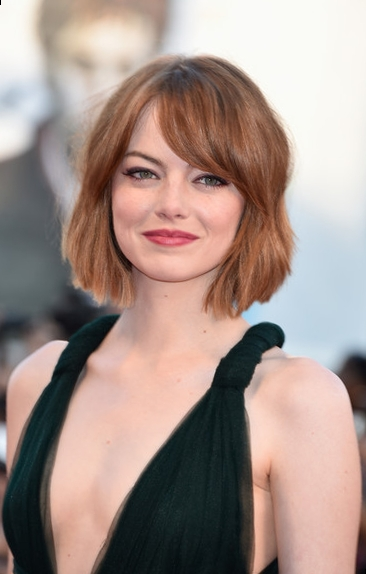
#> input picture py-canny/pictures/origin/img.png, 366 x 574 px
$ python double_thresh.py
#> lines starting #> are read from the running program, lines starting #| are printed output that depends on the picture
### py-canny/noise_reduction.py
# STEP1: NOISE REDUCTION
# Input:    Starting image
# Output:   Noise reducted image


# Import libraries
import numpy as np
import cv2
import matplotlib.pyplot as plt


# Gaussian kernel: G(x, y) = 1/(2*pi*sigma^2)*exp[-(x^2+y^2)/(2*sigma^2)]
# This function create a 2D Gaussian kernel, and it is normalized so that the sum of all its values is 1.
# This allows to maintain the same brightness in the image.
def gauss_kernel(size_kernel=3, sigma=1):

    # G(x, y) = 1/(2*pi*sigma^2)*exp[-(x^2+y^2)/(2*sigma^2)]

    # Create the kernel
    kernel = np.zeros((size_kernel, size_kernel))

    # Get the center of the kernel
    center = size_kernel // 2

    normal = 1 / (2.0 * np.pi * sigma**2)

    # Fill the kernel
    for i in range(size_kernel):
        for j in range(size_kernel):
            x, y = i - center, j - center
            kernel[i, j] = np.exp(-(x**2 + y**2) / (2.0*sigma**2))

    # Normalize the kernel
    return kernel / kernel.sum()


# This function performs the noise reduction.
# This is a prelimanry step which is needed before detecting edge of the image.
# It uses the Gaussian smoothing filter in order to reduce noise.
# [21 lines left out: function denoise_conv_manual, not called in this run]


def denoise(in_image, size_kernel=5, sigma=1):

    # Create a kernel
    kernel = gauss_kernel(size_kernel, sigma)

    # Apply the kernel as a convolution through the filter2D function
    # -1 means that the output image will have the same depth as the input image
    filtered_image = cv2.filter2D(in_image, -1, kernel)

    # cv2.fastNlMeansDenoising(in_image, filtered_image, 10, 7, 21)
    # return cv2.GaussianBlur(in_image, (size_kernel, size_kernel), sigma)
    return filtered_image


# [20 lines that do not run on import are left out]

### py-canny/grad_calc.py
import numpy as np
import cv2
import matplotlib.pyplot as plt
from PIL import Image
from scipy import ndimage


def sobel_filter(image):
    # Find the direction and change it to degree
    # theta = np.arctan2(sobely_64, sobelx_64)
    # return (mag, theta)

    # Read the image shape
    im_shape = image.shape

    # Define the kernels
    kernel_x = np.array([[-1, 0, 1], [-2, 0, 2], [-1, 0, 1]])
    kernel_y = np.array([[-1, -2, -1], [0, 0, 0], [1, 2, 1]])

    # Reshape the kernels as 1D arrays
    image = image.reshape(image.size)
    kernel_x = kernel_x.reshape(kernel_x.size)
    kernel_y = kernel_y.reshape(kernel_y.size)

    # Apply kernels to the image using 2D convolution
    im_x = np.abs(np.convolve(image, kernel_x, mode='same'))
    im_y = np.abs(np.convolve(image, kernel_y, mode='same'))

    # Reshape the image to its original shape
    im_x = im_x.reshape(im_shape)
    im_y = im_y.reshape(im_shape)

    # Combine the results to produce the final image
    im_sobel = np.sqrt(np.square(im_x) + np.square(im_y))

    # Normalize the image
    im_sobel = im_sobel / np.max(im_sobel) * 255

    # Find the direction and change it to degree
    theta = np.arctan2(im_y, im_x)

    return (im_sobel, theta)


# [21 lines that do not run on import are left out]

### py-canny/double_thresh.py
import numpy as np
import cv2
import matplotlib.pyplot as plt
from PIL import Image
from grad_calc import sobel_filter
from noise_reduction import denoise


def threshold(img, lowThresholdRatio=0.5, highThresholdRatio=0.17):

    # Calculate the high and low threshold
    highThreshold = img.max() * highThresholdRatio
    lowThreshold = highThreshold * lowThresholdRatio

    # Get the dimensions of the image
    M, N = img.shape
    res = np.zeros((M, N), dtype=np.uint8)

    # Strong and weak edges
    weak = np.uint8(75)
    strong = np.uint8(255)

    # Get the indices of the strong and weak edges
    strong_i, strong_j = np.where(img >= highThreshold)
    weak_i, weak_j = np.where((img <= highThreshold) & (img >= lowThreshold))
    # zeros_i, zeros_j = np.where(img < lowThreshold)

    # Set the strong edges
    res[strong_i, strong_j] = strong
    res[weak_i, weak_j] = weak

    # res[zeros_i, zeros_j] = 0

    return (res, weak, strong)


if __name__ == '__main__':

    img = cv2.imread('pictures/origin/img.png')
#> img is the input picture: shape (574, 366, 3); mean B, G, R 138.2, 145.5, 164.8

    # img_arr = np.array(img)
    img_arr = cv2.cvtColor(img, cv2.COLOR_BGR2GRAY)
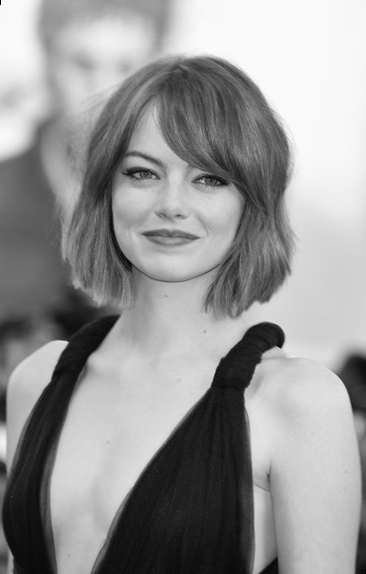
#> img_arr: shape (574, 366); min 0, max 254, mean 150.4
    # img_arr = cv2.fastNlMeansDenoising(img_arr, None, 20, 7, 21)

    # Apply denoise
    img_den = denoise(img_arr)

    # Apply the sobel filter
    img_sobel, theta = sobel_filter(img_arr)
#> in sobel_filter, `im_x = im_x.reshape(im_shape)`:
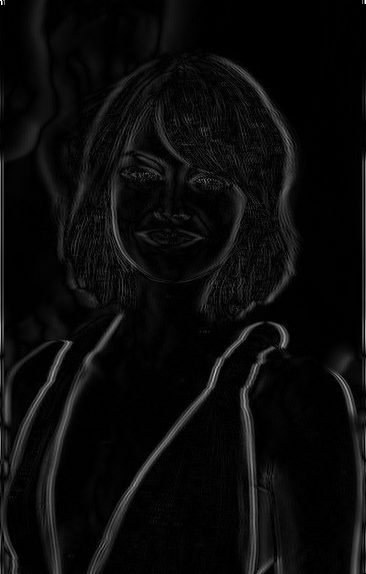
#> im_x: shape (574, 366) int64; min 0, max 497, mean 21.4; drawn with min black and max white
#> in sobel_filter, `im_y = im_y.reshape(im_shape)`:
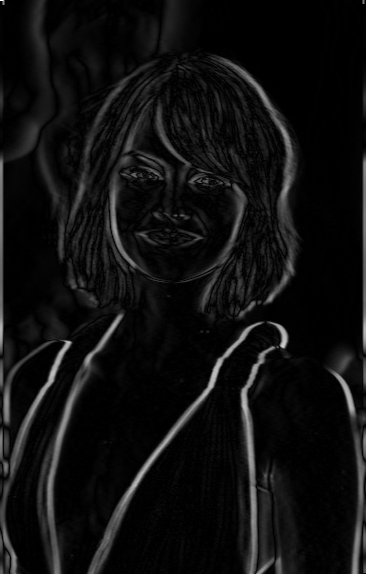
#> im_y: shape (574, 366) int64; min 0, max 995, mean 62.1; drawn with min black and max white
#> in sobel_filter, `theta = np.arctan2(im_y, im_x)`:
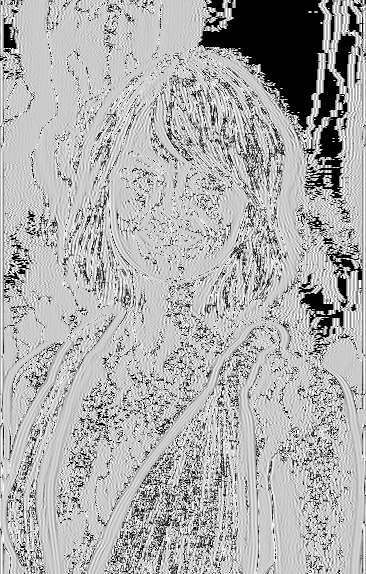
#> theta: shape (574, 366) float64; min 0, max 1.57, mean 1.08; drawn with min black and max white

    # Apply the double threshold
    img_dt, weak, strong = threshold(img_sobel)
#> in threshold, `highThreshold = img.max() * highThresholdRatio`: highThreshold = 43.35
#> in threshold, `lowThreshold = highThreshold * lowThresholdRatio`: lowThreshold = 21.68
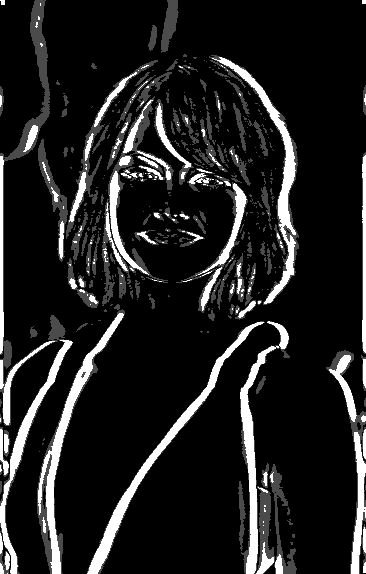
#> img_dt: shape (574, 366); min 0, max 255, mean 32.4
#> weak = 75; strong = 255

    plt.subplot(1, 3, 1)
    plt.imshow(img_arr, cmap='gray')
    plt.title('Original')

    plt.subplot(1, 3, 2)
    plt.imshow(np.uint8(img_sobel), cmap='gray')
    plt.title('Sobel Filtered')

    plt.subplot(1, 3, 3)
    plt.imshow(img_dt, cmap='gray')
    plt.title('Double Thresholed')

    plt.show()
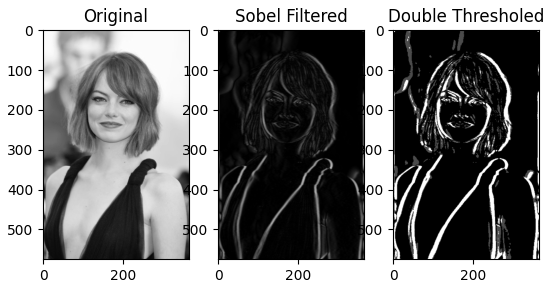
#> figure drawn by matplotlib, 3 panels
